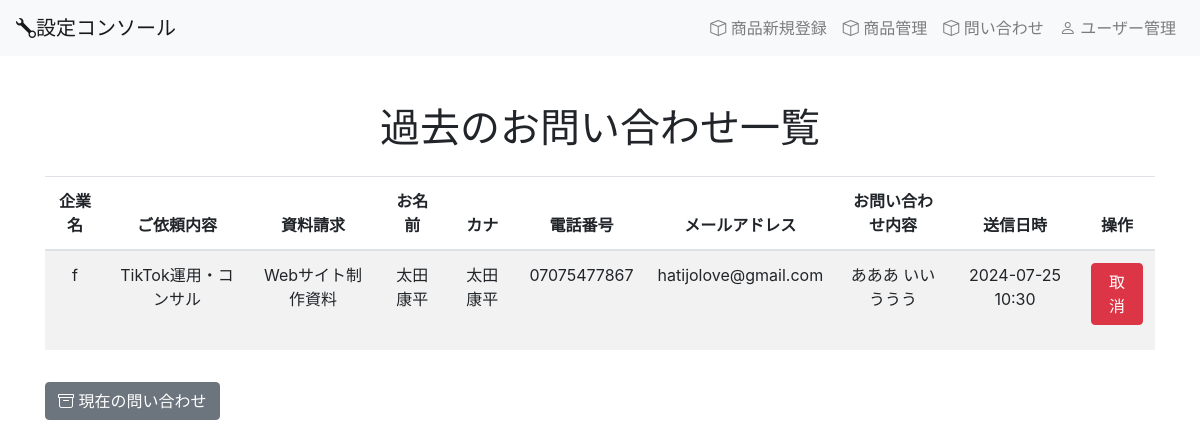
The page /admin/contacts/old on the database its author committed.
### db.py (models this page shows)
class Contact(db.Model):
    __tablename__ = 'contacts'
    id = db.Column(db.Integer, primary_key=True)
    company = db.Column(db.String(50), nullable=False)
    request_type = db.Column(db.String(30))
    materials = db.Column(db.String(30))
    name = db.Column(db.String(30))
    name_kana = db.Column(db.String(30))
    phone = db.Column(db.String(30))
    email = db.Column(db.String(50))
    message = db.Column(db.String(1000))
    created_at = db.Column(db.DateTime, nullable=False, default=datetime.now(pytz.timezone('Asia/Tokyo')))
    updated_at = db.Column(db.DateTime, onupdate=datetime.now(pytz.timezone('Asia/Tokyo')))
    status = db.Column(db.Integer, nullable=False, default=0)  # 0: 未対応, 1: 対応中, 2: 対応済み, 3: 削除、あとで直す

### routes.py (the view)
@app.route('/admin/contacts/old')
def admin_contacts_old():
    contacts = Contact.query.filter_by(status=1).all()
    return render_template('admins/contacts-show-previous.html', contacts=contacts)

### templates/admins/contacts-show-previous.html (shortened to what this page needs)
{% extends 'admins/base.html' %}
{% block content %}
    <div class="container mt-5">
        <h1 class="mb-4 text-center">過去のお問い合わせ一覧</h1>
        {% if contacts|length == 0 %}
            <div class="alert alert-info text-center" role="alert">
                <i class="bi bi-info-circle-fill"></i> 現在、過去のお問い合わせはありません。
            </div>
        {% else %}
            <table class="table table-striped text-center">
                <thead>
                    <tr>
                        <th>企業名</th>
                        <th>ご依頼内容</th>
                        <th>資料請求</th>
                        <th>お名前</th>
                        <th>カナ</th>
                        <th>電話番号</th>
                        <th>メールアドレス</th>
                        <th>お問い合わせ内容</th>
                        <th>送信日時</th>
                        <th>操作</th>
                    </tr>
                </thead>
                <tbody>
                    {% for contact in contacts %}
                    <tr>
                        <td>{{ contact.company }}</td>
                        <td>{{ contact.request_type }}</td>
                        <td>{{ contact.materials }}</td>
                        <td>{{ contact.name }}</td>
                        <td>{{ contact.name_kana }}</td>
                        <td>{{ contact.phone }}</td>
                        <td>{{ contact.email }}</td>
                        <td>{{ contact.message }}</td>
                        <td>{{ contact.created_at.strftime('%Y-%m-%d %H:%M') }}</td>
                        <td>
                            <div class="status-container">
                                <button class="btn btn-danger status-button" onclick="changeContact('{{ contact.id }}', 0)">取消</button>
                            </div>
                        </td>
                    </tr>
                    {% endfor %}
                </tbody>
            </table>
        {% endif %}
        <a href="{{ url_for('admin_contacts') }}" id="for-contact" class="btn btn-secondary mt-3">
            <i class="bi bi-archive"></i> 現在の問い合わせ
        </a>
    </div>
{% endblock %}

### templates/admins/contacts-show-previous.html (style rules this page uses)
th, td { text-align: center; }
td { justify-content: center; align-items: center; height: 100px; }

### rows shown on the page
Contact: company "f", request_type "TikTok運用・コンサル", materials "Webサイト制作資料", name "太田康平", name_kana "太田康平", phone "07075477867", email "hatijolove@gmail.com", message "あああ いい ううう", created_at "2024-07-25 10:30"
